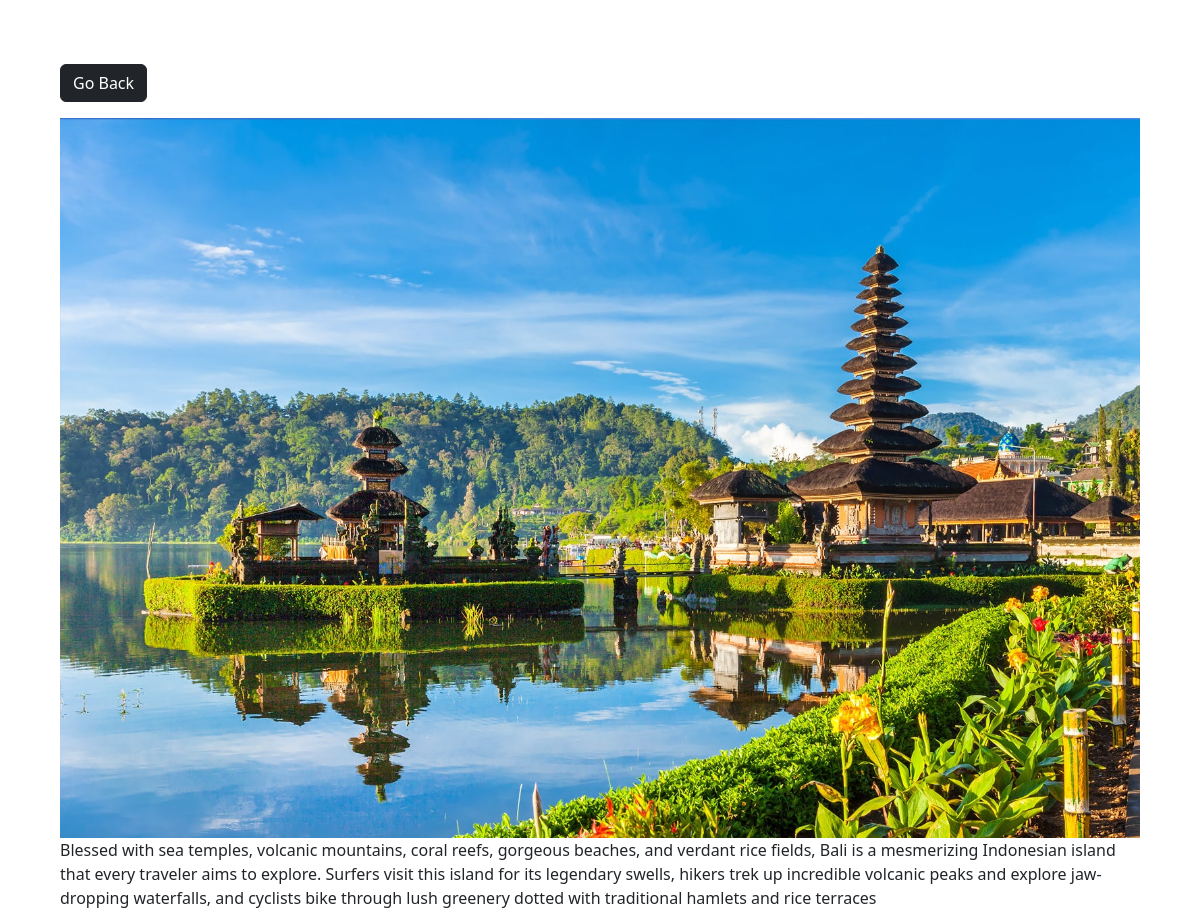
The page /photo/2 on the database its author committed.
### photos/models.py (models this page shows, shortened)
class Photo(models.Model):
    category=models.ForeignKey(Category, on_delete=models.SET_NULL,null=True,blank=True)
    description=models.TextField(null=True)
    image = models.ImageField(default='DEFAULT VALUE')

### photos/views.py (the view)
# urls.py: path('photo/<str:pk>',views.viewPhoto ,name= 'photo'),
def viewPhoto(request,pk):
    photo = Photo.objects.get(id=pk)
    return render(request,'photos/photo.html',{'photo':photo})

### photos/templates/photos/photo.html (shortened to what this page needs)
<!DOCTYPE html>
<html lang="en">
<head>
    <link href="https://cdn.jsdelivr.net/npm/bootstrap@5.2.0-beta1/dist/css/bootstrap.min.css" rel="stylesheet">
</head>
<body class="m-5">
    <div class="container">
        <div class="row justify-content-center">
            <div class="col">
                <a class="btn btn-dark my-3" href="{% url 'gallery' %}">Go Back</a>
            </div>
            <div style="height: 90vh;">
               <img style="max-width: 100%; max-height:100%;" src="{{photo.image.url}}" alt="">
               <p>{{photo.description}}</p>
            </div>
        </div>
    </div>
</body>
</html>

### rows shown on the page
Photo: image (picture), description "Blessed with sea temples, volcanic mountains, coral reefs, gorgeous beaches, and verdant rice fields, Bali is a mesmerizing Indonesian island that every traveler aims to explore. Surfers visit this island for its legendary swells, hikers trek up incredible volcanic peaks and explore jaw-dropping waterfalls, and cyclists bike through lush greenery dotted with traditional hamlets and rice terraces"
